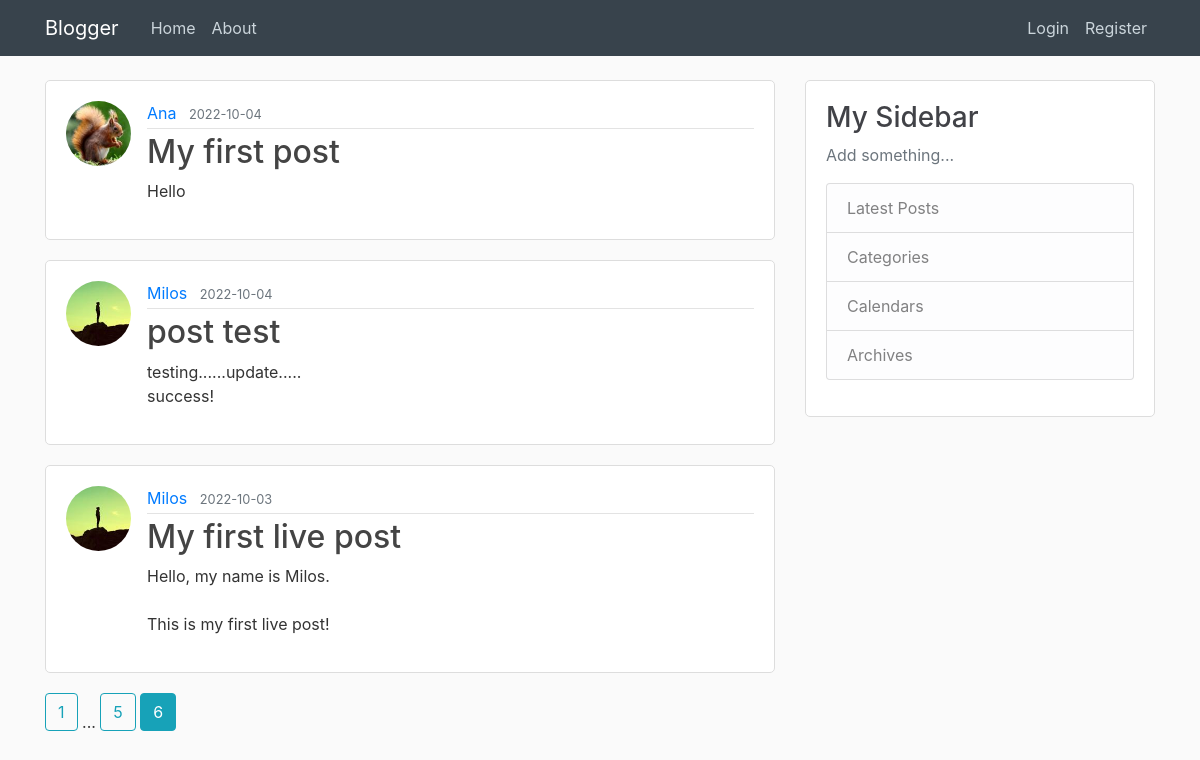
Screenshot of /home?page=6 with the database file from the repository.
### blogger/models.py (models this page shows, shortened)
class Post(db.Model):
    id = db.Column(db.Integer, primary_key=True)
    title = db.Column(db.String(100), nullable=False)
    date_posted = db.Column(db.DateTime, nullable=False, default=datetime.utcnow)
    content = db.Column(db.Text, nullable=False)
    user_id = db.Column(db.Integer, db.ForeignKey('user.id'), nullable=False)

class User(db.Model, UserMixin):
    id = db.Column(db.Integer, primary_key=True)
    username = db.Column(db.String(20), unique=True, nullable=False)
    email = db.Column(db.String(120), unique=True, nullable=False)
    image_file = db.Column(db.String(20), nullable=False, default='default.jpg')
    password = db.Column(db.String(60), nullable=False)
    posts = db.relationship('Post', backref='author', lazy=True)

### blogger/main/routes.py (the view)
@bp.route("/")
@bp.route("/home")
def home():
    page = request.args.get('page', 1, type=int)
    posts = Post.query.order_by(Post.date_posted.desc()).paginate(page=page, per_page=3)
    return render_template('home.html', posts=posts)

### blogger/templates/home.html
{% extends 'layout.html' %}
{% block content %}
    {% for post in posts.items %}
        <article class="media content-section">
            <img class="rounded-circle article-img" src="{{ url_for('static', filename='profile_pics/' + post.author.image_file) }}">
            <div class="media-body">
                <div class="article-metadata">
                    <a class="mr-2" href="{{ url_for('users.user_posts', username=post.author.username) }}">{{ post.author.username }}</a>
                    <small class="text-muted">{{ post.date_posted.strftime('%Y-%m-%d') }}</small>
                </div>
                <h2><a class="article-title" href="{{ url_for('posts.post', post_id=post.id) }}">{{ post.title }}</a></h2>
                <p class="article-content">{{ post.content }}</p>
            </div>
        </article>
    {% endfor %}
    {% for page_num in posts.iter_pages(left_edge=1, right_edge=1, left_current=1, right_current=2) %}
        {% if page_num %}
            {% if posts.page == page_num %}
                <a class="btn btn-info mb-4" href="{{ url_for('main.home', page=page_num) }}">{{ page_num }}</a>
            {% else %}
                <a class="btn btn-outline-info mb-4" href="{{ url_for('main.home', page=page_num) }}">{{ page_num }}</a>
            {% endif %}
        {% else %}
            ...
        {% endif %}
    {% endfor %}
{% endblock content %}

### blogger/static/main.css (style rules this page uses)
body { background: #fafafa; color: #333333; margin-top: 5rem; }
h1, h2, h3, h4, h5, h6 { color: #414247; }
.content-section { background: #ffffff; padding: 20px 20px; border: 1px solid #dddddd; border-radius: 5px; margin-bottom: 20px; }
.article-title { color: #444444; }
.article-content { white-space: pre-line; }
.article-img { height: 65px; width: 65px; margin-right: 16px; }
.article-metadata { padding-bottom: 3px; margin-bottom: 4px; border-bottom: 1px solid #e3e3e3 }

### rows the page displays
Post: image_file (picture), author.username "Ana", date_posted "2022-10-04", title "My first post", content "Hello"
Post: image_file (picture), author.username "Milos", date_posted "2022-10-04", title "post test", content "testing......update..... success!"
Post: image_file (picture), author.username "Milos", date_posted "2022-10-03", title "My first live post", content "Hello, my name is Milos. This is my first live post!"

### other values shown
{{ page_num }} "1" "5"
{{ page_num }} "6"
